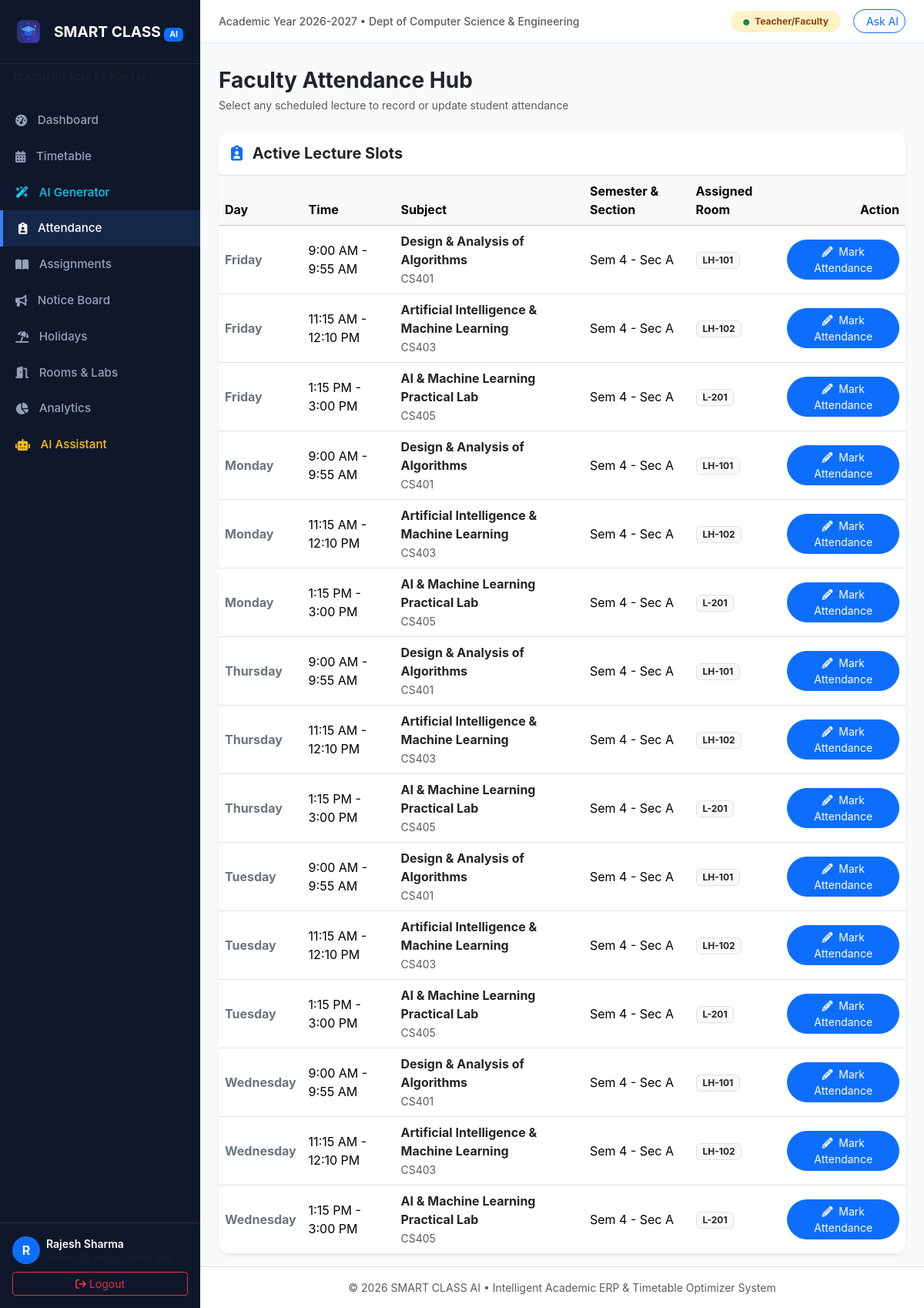
The app's page /attendance/ (signed in) with its own data.
### erp/models.py (models this page shows, shortened)
class Profile(models.Model):
    ROLE_CHOICES = (
        ('student', 'Student'),
        ('teacher', 'Teacher/Faculty'),
        ('admin', 'Admin/Staff'),
    )
    user = models.OneToOneField(User, on_delete=models.CASCADE, related_name='profile')
    role = models.CharField(max_length=20, choices=ROLE_CHOICES, default='student')
    id_number = models.CharField(max_length=50, blank=True, null=True, help_text="Roll No or Faculty ID")
    department = models.CharField(max_length=100, default='Computer Science & Engineering')
    phone = models.CharField(max_length=20, blank=True, null=True)
    semester = models.IntegerField(default=1, blank=True, null=True)
    section = models.CharField(max_length=10, default='A', blank=True, null=True)
    avatar = models.FileField(upload_to='profiles/', blank=True, null=True)

class ClassSchedule(models.Model):
    DAY_CHOICES = (
        ('Monday', 'Monday'),
        ('Tuesday', 'Tuesday'),
        ('Wednesday', 'Wednesday'),
        ('Thursday', 'Thursday'),
        ('Friday', 'Friday'),
        ('Saturday', 'Saturday'),
    )
    subject = models.ForeignKey(Subject, on_delete=models.CASCADE, related_name='schedules')
    faculty = models.ForeignKey(User, on_delete=models.CASCADE, related_name='teaching_schedules')
    room = models.ForeignKey(Room, on_delete=models.CASCADE, related_name='room_schedules')
    day = models.CharField(max_length=20, choices=DAY_CHOICES)
    start_time = models.TimeField()
    end_time = models.TimeField()
    semester = models.IntegerField(default=1)
    section = models.CharField(max_length=10, default='A')
    is_active = models.BooleanField(default=True)
    class Meta:
        ordering = ['day', 'start_time']

class Subject(models.Model):
    code = models.CharField(max_length=20, unique=True)
    name = models.CharField(max_length=150)
    department = models.CharField(max_length=100, default='Computer Science & Engineering')
    semester = models.IntegerField(default=1)
    credits = models.PositiveIntegerField(default=3)
    faculty = models.ForeignKey(User, on_delete=models.SET_NULL, null=True, blank=True, related_name='assigned_subjects')

class Room(models.Model):
    ROOM_TYPES = (
        ('Classroom', 'Smart Classroom'),
        ('Lab', 'Computer / AI Lab'),
        ('Seminar', 'Seminar Hall'),
        ('Auditorium', 'Auditorium'),
    )
    room_number = models.CharField(max_length=30, unique=True)
    name = models.CharField(max_length=100)
    room_type = models.CharField(max_length=30, choices=ROOM_TYPES, default='Classroom')
    capacity = models.PositiveIntegerField(default=60)
    has_projector = models.BooleanField(default=True)
    is_active = models.BooleanField(default=True)

### erp/views.py (the view)
# urls.py: path('attendance/', views.attendance_list, name='attendance_list'),
@login_required
def attendance_list(request):
    profile = getattr(request.user, 'profile', None)
    if profile.role == 'student':
        attendances = Attendance.objects.filter(student=request.user).select_related('schedule__subject')
        total = attendances.count()
        present = attendances.filter(status='Present').count()
        late = attendances.filter(status='Late').count()
        absent = attendances.filter(status='Absent').count()
        pct = round((present + late * 0.5) / total * 100, 1) if total > 0 else 100.0
        subject_stats = {}
        for a in attendances:
            subj = a.schedule.subject.name
            if subj not in subject_stats:
                subject_stats[subj] = {'present': 0, 'total': 0}
            subject_stats[subj]['total'] += 1
            if a.status == 'Present':
                subject_stats[subj]['present'] += 1
        for k, v in subject_stats.items():
            v['pct'] = round(v['present'] / v['total'] * 100, 1) if v['total'] > 0 else 0
        return render(request, 'academic/student_attendance.html', {
            'attendances': attendances,
            'total': total,
            'present': present,
            'late': late,
            'absent': absent,
            'pct': pct,
            'subject_stats': subject_stats,
        })
    else:
        if profile.role == 'teacher':
            my_schedules = ClassSchedule.objects.filter(faculty=request.user, is_active=True).select_related('subject', 'room')
        else:
            my_schedules = ClassSchedule.objects.filter(is_active=True).select_related('subject', 'faculty', 'room')
        return render(request, 'academic/teacher_attendance_hub.html', {'schedules': my_schedules})

### templates/academic/teacher_attendance_hub.html (shortened to what this page needs)
{% extends 'base.html' %}
{% block content %}
<div class="d-flex flex-wrap align-items-center justify-content-between gap-3 mb-4">
    <div>
        <h3 class="fw-bold text-dark mb-1">Faculty Attendance Hub</h3>
        <p class="text-muted small mb-0">Select any scheduled lecture to record or update student attendance</p>
    </div>
</div>
<div class="card border-0 shadow-sm rounded-4 overflow-hidden">
    <div class="card-header bg-white border-bottom py-3">
        <h5 class="fw-bold mb-0 text-dark">
            <i class="fa-solid fa-clipboard-user text-primary me-2"></i> Active Lecture Slots
        </h5>
    </div>
    <div class="table-responsive">
        <table class="table table-hover align-middle mb-0">
            <thead class="table-light">
                <tr>
                    <th>Day</th>
                    <th>Time</th>
                    <th>Subject</th>
                    <th>Semester & Section</th>
                    <th>Assigned Room</th>
                    <th class="text-end">Action</th>
                </tr>
            </thead>
            <tbody>
                {% for s in schedules %}
                <tr>
                    <td class="fw-bold text-secondary">{{ s.day }}</td>
                    <td>{{ s.start_time|time:"g:i A" }} - {{ s.end_time|time:"g:i A" }}</td>
                    <td>
                        <div class="fw-bold text-dark">{{ s.subject.name }}</div>
                        <small class="text-muted">{{ s.subject.code }}</small>
                    </td>
                    <td>Sem {{ s.semester }} - Sec {{ s.section }}</td>
                    <td><span class="badge bg-light text-dark border">{{ s.room.room_number }}</span></td>
                    <td class="text-end">
                        <a href="{% url 'mark_attendance' s.id %}" class="btn btn-sm btn-primary rounded-pill px-3">
                            <i class="fa-solid fa-pencil me-1"></i> Mark Attendance
                        </a>
                    </td>
                </tr>
                {% empty %}
                <tr>
                    <td colspan="6" class="text-center py-4 text-muted">No active schedules available for attendance.</td>
                </tr>
                {% endfor %}
            </tbody>
        </table>
    </div>
</div>
{% endblock %}

### templates/base.html (shortened to what this page needs)
{% load static %}
<!DOCTYPE html>
<html lang="en">
<head>
    <link href="https://cdn.jsdelivr.net/npm/bootstrap@5.3.3/dist/css/bootstrap.min.css" rel="stylesheet">
    <link href="https://cdnjs.cloudflare.com/ajax/libs/font-awesome/6.5.1/css/all.min.css" rel="stylesheet">
    <link href="{% static 'css/style.css' %}" rel="stylesheet">
</head>
<body>
    {% if user.is_authenticated %}
    <div class="app-wrapper">
        <nav class="sidebar">
            <div class="sidebar-brand">
                <img src="{% static 'images/logo.svg' %}" alt="Logo" width="34" height="34" class="me-1">
                <span>SMART CLASS <span class="badge bg-primary text-white" style="font-size: 0.65rem;">AI</span></span>
            </div>
            <div class="px-3 py-2 text-muted small text-uppercase fw-semibold" style="letter-spacing: 0.5px; font-size: 0.75rem;">
            </div>
            <ul class="sidebar-menu flex-grow-1">
                <li>
                    <a href="{% url 'dashboard' %}" class="{% if request.resolver_match.url_name in 'dashboard,student_dashboard,teacher_dashboard,admin_dashboard' %}active{% endif %}">
                        <i class="fa-solid fa-gauge-high"></i> Dashboard
                    </a>
                </li>
                <li>
                    <a href="{% url 'view_timetable' %}" class="{% if 'timetable' in request.path and 'ai-generator' not in request.path %}active{% endif %}">
                        <i class="fa-solid fa-calendar-days"></i> Timetable
                    </a>
                </li>
                {% if user.profile.role != 'student' %}
                <li>
                    <a href="{% url 'ai_timetable' %}" class="{% if 'ai-generator' in request.path %}active{% endif %} text-info">
                        <i class="fa-solid fa-wand-magic-sparkles"></i> AI Generator
                    </a>
                </li>
                {% endif %}
                <li>
                    <a href="{% url 'attendance_list' %}" class="{% if 'attendance' in request.path %}active{% endif %}">
                        <i class="fa-solid fa-clipboard-user"></i> Attendance
                    </a>
                </li>
                <li>
                    <a href="{% url 'assignment_list' %}" class="{% if 'assignments' in request.path %}active{% endif %}">
                        <i class="fa-solid fa-book-open"></i> Assignments
                    </a>
                </li>
                <li>
                    <a href="{% url 'notice_list' %}" class="{% if 'notices' in request.path %}active{% endif %}">
                        <i class="fa-solid fa-bullhorn"></i> Notice Board
                    </a>
                </li>
                <li>
                    <a href="{% url 'holiday_list' %}" class="{% if 'holidays' in request.path %}active{% endif %}">
                        <i class="fa-solid fa-umbrella-beach"></i> Holidays
                    </a>
                </li>
                <li>
                    <a href="{% url 'room_list' %}" class="{% if 'rooms' in request.path %}active{% endif %}">
                        <i class="fa-solid fa-door-open"></i> Rooms & Labs
                    </a>
                </li>
                {% if user.profile.role != 'student' %}
                <li>
                    <a href="{% url 'analytics' %}" class="{% if 'analytics' in request.path %}active{% endif %}">
                        <i class="fa-solid fa-chart-pie"></i> Analytics
                    </a>
                </li>
                {% endif %}
                <li>
                    <a href="{% url 'ai_assistant' %}" class="{% if 'ai-assistant' in request.path %}active{% endif %} text-warning">
                        <i class="fa-solid fa-robot"></i> AI Assistant
                    </a>
                </li>
            </ul>
            <div class="p-3 border-top border-secondary border-opacity-25">
                <div class="d-flex align-items-center gap-2">
                    <div class="rounded-circle bg-primary text-white d-flex align-items-center justify-content-center fw-bold" style="width: 36px; height: 36px;">
                        {{ user.first_name|default:user.username|slice:":1"|upper }}
                    </div>
                    <div class="overflow-hidden">
                        <div class="text-white text-truncate fw-semibold small">{{ user.get_full_name|default:user.username }}</div>
                        <div class="text-muted text-truncate" style="font-size: 0.75rem;">{{ user.email }}</div>
                    </div>
                </div>
                <a href="{% url 'logout' %}" class="btn btn-outline-danger btn-sm w-100 mt-2">
                    <i class="fa-solid fa-arrow-right-from-bracket"></i> Logout
                </a>
            </div>
        </nav>
        <div class="main-content">
            <header class="top-navbar">
                <div class="d-flex align-items-center gap-2">
                    <span class="text-muted small fw-medium">Academic Year 2026-2027 • Dept of Computer Science & Engineering</span>
                </div>
                <div class="d-flex align-items-center gap-3">
                    <span class="badge rounded-pill px-3 py-2
                        {% if user.profile.role == 'student' %}badge-role-student
                        {% elif user.profile.role == 'teacher' %}badge-role-teacher
                        {% else %}badge-role-admin{% endif %}">
                        <i class="fa-solid fa-circle text-success me-1" style="font-size: 0.5rem;"></i>
                        {{ user.profile.get_role_display|default:"User" }}
                    </span>
                    <a href="{% url 'ai_assistant' %}" class="btn btn-sm btn-outline-primary rounded-pill">
                         Ask AI
                    </a>
                </div>
            </header>
            <div class="container-fluid px-4 pt-3">
            </div>
            <main class="container-fluid px-4 py-3 flex-grow-1">
                {% block content %}{% endblock %}
            </main>
            <footer class="py-3 px-4 border-top text-center text-muted small bg-white mt-auto">
                © 2026 SMART CLASS AI • Intelligent Academic ERP & Timetable Optimizer System
            </footer>
        </div>
    </div>
    {% else %}
    {% block public_content %}{% endblock %}
    {% endif %}
</body>
</html>

### static/css/style.css (style rules this page uses)
:root { --brand-primary: #1e3a8a; --brand-secondary: #4338ca; --brand-accent: #3b82f6; --sidebar-bg: #0f172a; --sidebar-text: #94a3b8; --sidebar-active: #3b82f6; --card-bg: #ffffff; --body-bg: #f8fafc; --text-main: #1e293b; --text-muted: #64748b; --border-color: #e2e8f0; }
body { background-color: var(--body-bg); color: var(--text-main); font-family: -apple-system, BlinkMacSystemFont, "Segoe UI", Roboto, "Helvetica Neue", Arial, sans-serif; min-height: 100vh; }
.app-wrapper { display: flex; min-height: 100vh; }
.sidebar { width: 260px; background-color: var(--sidebar-bg); color: var(--sidebar-text); flex-shrink: 0; display: flex; flex-direction: column; transition: all 0.3s ease; }
.sidebar-brand { padding: 1.5rem 1.25rem; font-size: 1.2rem; font-weight: 700; color: #ffffff; display: flex; align-items: center; gap: 0.75rem; border-bottom: 1px solid rgba(255, 255, 255, 0.08); }
.sidebar-menu { padding: 1rem 0; list-style: none; margin: 0; }
.sidebar-menu li a { display: flex; align-items: center; gap: 0.85rem; padding: 0.75rem 1.25rem; color: var(--sidebar-text); text-decoration: none; font-weight: 500; font-size: 0.95rem; transition: all 0.2s; }
.sidebar-menu li a:hover, .sidebar-menu li a.active { color: #ffffff; background-color: rgba(59, 130, 246, 0.15); border-left: 4px solid var(--sidebar-active); }
.main-content { flex-grow: 1; display: flex; flex-direction: column; overflow-x: hidden; }
.top-navbar { background-color: #ffffff; border-bottom: 1px solid var(--border-color); padding: 0.75rem 1.5rem; display: flex; align-items: center; justify-content: space-between; }
.badge-role-teacher { background-color: #fef3c7; color: #92400e; }

### records on screen
ClassSchedule: day "Friday", start_time "9:00 AM", end_time "9:55 AM", subject.name "Design & Analysis of Algorithms", subject.code "CS401", semester "4", section "A", room.room_number "LH-101"
ClassSchedule: day "Friday", start_time "11:15 AM", end_time "12:10 PM", subject.name "Artificial Intelligence & Machine Learning", subject.code "CS403", semester "4", section "A", room.room_number "LH-102"
ClassSchedule: day "Friday", start_time "1:15 PM", end_time "3:00 PM", subject.name "AI & Machine Learning Practical Lab", subject.code "CS405", semester "4", section "A", room.room_number "L-201"
ClassSchedule: day "Monday", start_time "9:00 AM", end_time "9:55 AM", subject.name "Design & Analysis of Algorithms", subject.code "CS401", semester "4", section "A", room.room_number "LH-101"
ClassSchedule: day "Monday", start_time "11:15 AM", end_time "12:10 PM", subject.name "Artificial Intelligence & Machine Learning", subject.code "CS403", semester "4", section "A", room.room_number "LH-102"
ClassSchedule: day "Monday", start_time "1:15 PM", end_time "3:00 PM", subject.name "AI & Machine Learning Practical Lab", subject.code "CS405", semester "4", section "A", room.room_number "L-201"
ClassSchedule: day "Thursday", start_time "9:00 AM", end_time "9:55 AM", subject.name "Design & Analysis of Algorithms", subject.code "CS401", semester "4", section "A", room.room_number "LH-101"
ClassSchedule: day "Thursday", start_time "11:15 AM", end_time "12:10 PM", subject.name "Artificial Intelligence & Machine Learning", subject.code "CS403", semester "4", section "A", room.room_number "LH-102"
ClassSchedule: day "Thursday", start_time "1:15 PM", end_time "3:00 PM", subject.name "AI & Machine Learning Practical Lab", subject.code "CS405", semester "4", section "A", room.room_number "L-201"
ClassSchedule: day "Tuesday", start_time "9:00 AM", end_time "9:55 AM", subject.name "Design & Analysis of Algorithms", subject.code "CS401", semester "4", section "A", room.room_number "LH-101"
ClassSchedule: day "Tuesday", start_time "11:15 AM", end_time "12:10 PM", subject.name "Artificial Intelligence & Machine Learning", subject.code "CS403", semester "4", section "A", room.room_number "LH-102"
ClassSchedule: day "Tuesday", start_time "1:15 PM", end_time "3:00 PM", subject.name "AI & Machine Learning Practical Lab", subject.code "CS405", semester "4", section "A", room.room_number "L-201"
ClassSchedule: day "Wednesday", start_time "9:00 AM", end_time "9:55 AM", subject.name "Design & Analysis of Algorithms", subject.code "CS401", semester "4", section "A", room.room_number "LH-101"
ClassSchedule: day "Wednesday", start_time "11:15 AM", end_time "12:10 PM", subject.name "Artificial Intelligence & Machine Learning", subject.code "CS403", semester "4", section "A", room.room_number "LH-102"
ClassSchedule: day "Wednesday", start_time "1:15 PM", end_time "3:00 PM", subject.name "AI & Machine Learning Practical Lab", subject.code "CS405", semester "4", section "A", room.room_number "L-201"

### other values on screen
{{ user.first_name|default:user.username|slice:":1"|upper }} "R"
{{ user.get_full_name|default:user.username }} "Rajesh Sharma"
{{ user.profile.get_role_display|default:"User" }} "Teacher/Faculty"
